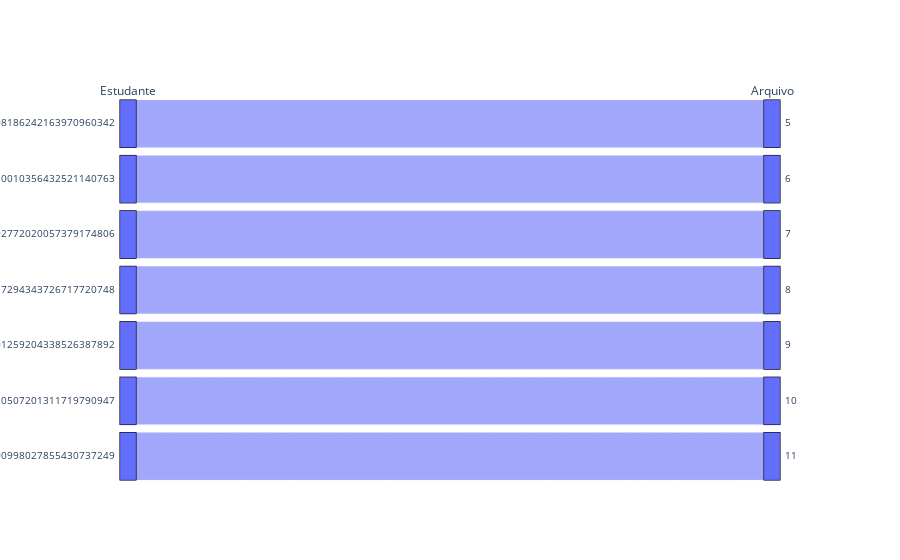

Notebook source saved alongside this figure:
### Code cell
import plotly.graph_objects as go

fig = go.Figure(go.Parcats(
    dimensions=[
        {'label': 'Estudante',
         'values': gdrive_people_field},
        {'label': 'Arquivo',
         'values': files_turma}]
))

fig.show()

### Figure 1 — Plotly figure (JSON) as saved in the notebook; plotly's stock layout.template omitted (floating-point values rounded to 4 significant figures)
{"data": [{"dimensions": [{"label": "Estudante", "values": ["people/108186242163970960342", "people/110010356432521140763", "people/102772020057379174806", "people/117294343726717720748", "people/101259204338526387892", "people/110507201311719790947", "people/100998027855430737249"]}, {"label": "Arquivo", "values": [5, 6, 7, 8, 9, 10, 11, 12, 13, 14, 15, 16, 17, 18, 26]}], "type": "parcats"}], "layout": {"autosize": true}}
